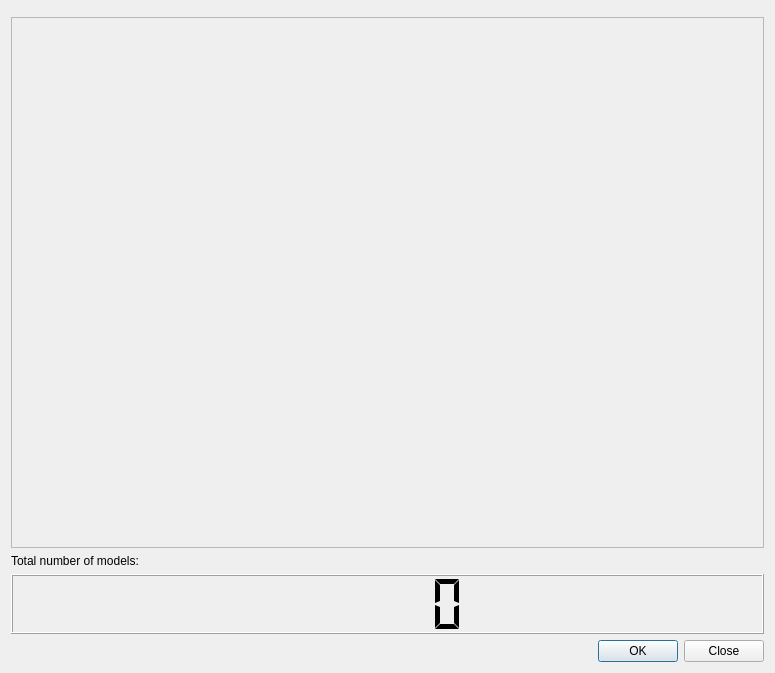
<?xml version="1.0" encoding="UTF-8"?>
<ui version="4.0">
 <class>mesmamodels</class>
 <widget class="QDialog" name="mesmamodels">
  <property name="geometry">
   <rect>
    <x>0</x>
    <y>0</y>
    <width>775</width>
    <height>673</height>
   </rect>
  </property>
  <property name="windowTitle">
   <string>Select your models for MESMA</string>
  </property>
  <layout class="QVBoxLayout" name="verticalLayout">
   <item>
    <widget class="QWidget" name="logoWidget" native="true"/>
   </item>
   <item>
    <widget class="QScrollArea" name="scrollArea">
     <property name="verticalScrollBarPolicy">
      <enum>Qt::ScrollBarAsNeeded</enum>
     </property>
     <property name="horizontalScrollBarPolicy">
      <enum>Qt::ScrollBarAsNeeded</enum>
     </property>
     <property name="sizeAdjustPolicy">
      <enum>QAbstractScrollArea::AdjustToContents</enum>
     </property>
     <property name="widgetResizable">
      <bool>true</bool>
     </property>
     <widget class="QWidget" name="widget">
      <property name="geometry">
       <rect>
        <x>0</x>
        <y>0</y>
        <width>755</width>
        <height>523</height>
       </rect>
      </property>
      <property name="minimumSize">
       <size>
        <width>0</width>
        <height>0</height>
       </size>
      </property>
      <layout class="QHBoxLayout" name="horizontalLayout"/>
     </widget>
    </widget>
   </item>
   <item>
    <widget class="QLabel" name="label">
     <property name="text">
      <string>Total number of models:</string>
     </property>
    </widget>
   </item>
   <item>
    <widget class="QLCDNumber" name="total">
     <property name="minimumSize">
      <size>
       <width>0</width>
       <height>60</height>
      </size>
     </property>
     <property name="segmentStyle">
      <enum>QLCDNumber::Flat</enum>
     </property>
    </widget>
   </item>
   <item>
    <widget class="QDialogButtonBox" name="buttonBox">
     <property name="orientation">
      <enum>Qt::Horizontal</enum>
     </property>
     <property name="standardButtons">
      <set>QDialogButtonBox::Close|QDialogButtonBox::Ok</set>
     </property>
    </widget>
   </item>
  </layout>
 </widget>
 <resources/>
 <connections>
  <connection>
   <sender>buttonBox</sender>
   <signal>accepted()</signal>
   <receiver>mesmamodels</receiver>
   <slot>accept()</slot>
   <hints>
    <hint type="sourcelabel">
     <x>248</x>
     <y>254</y>
    </hint>
    <hint type="destinationlabel">
     <x>157</x>
     <y>274</y>
    </hint>
   </hints>
  </connection>
  <connection>
   <sender>buttonBox</sender>
   <signal>rejected()</signal>
   <receiver>mesmamodels</receiver>
   <slot>reject()</slot>
   <hints>
    <hint type="sourcelabel">
     <x>316</x>
     <y>260</y>
    </hint>
    <hint type="destinationlabel">
     <x>286</x>
     <y>274</y>
    </hint>
   </hints>
  </connection>
 </connections>
</ui>
